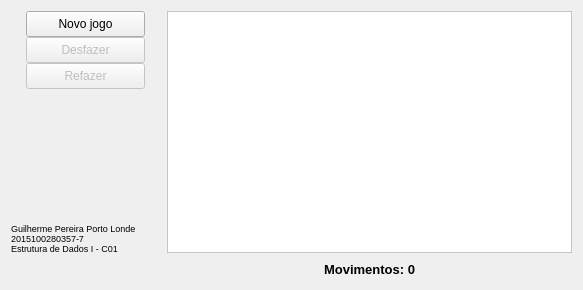
<?xml version="1.0" encoding="UTF-8"?>
<ui version="4.0">
 <class>MainWindow</class>
 <widget class="QMainWindow" name="MainWindow">
  <property name="geometry">
   <rect>
    <x>0</x>
    <y>0</y>
    <width>583</width>
    <height>290</height>
   </rect>
  </property>
  <property name="minimumSize">
   <size>
    <width>583</width>
    <height>290</height>
   </size>
  </property>
  <property name="maximumSize">
   <size>
    <width>16000</width>
    <height>16000</height>
   </size>
  </property>
  <property name="windowTitle">
   <string>Torres de Hanoi</string>
  </property>
  <widget class="QWidget" name="centralWidget">
   <layout class="QGridLayout" name="gridLayout_3">
    <item row="0" column="0" rowspan="2">
     <widget class="QWidget" name="widget_2" native="true">
      <property name="minimumSize">
       <size>
        <width>150</width>
        <height>0</height>
       </size>
      </property>
      <property name="maximumSize">
       <size>
        <width>150</width>
        <height>16777215</height>
       </size>
      </property>
      <layout class="QGridLayout" name="gridLayout_2">
       <property name="leftMargin">
        <number>0</number>
       </property>
       <property name="topMargin">
        <number>0</number>
       </property>
       <property name="rightMargin">
        <number>0</number>
       </property>
       <property name="bottomMargin">
        <number>0</number>
       </property>
       <property name="spacing">
        <number>0</number>
       </property>
       <item row="0" column="0">
        <layout class="QGridLayout" name="gridLayout">
         <property name="sizeConstraint">
          <enum>QLayout::SetMinAndMaxSize</enum>
         </property>
         <property name="verticalSpacing">
          <number>0</number>
         </property>
         <item row="1" column="0">
          <widget class="QPushButton" name="desfazer">
           <property name="enabled">
            <bool>false</bool>
           </property>
           <property name="minimumSize">
            <size>
             <width>119</width>
             <height>26</height>
            </size>
           </property>
           <property name="maximumSize">
            <size>
             <width>119</width>
             <height>26</height>
            </size>
           </property>
           <property name="text">
            <string>Desfazer</string>
           </property>
          </widget>
         </item>
         <item row="2" column="0">
          <widget class="QPushButton" name="refazer">
           <property name="enabled">
            <bool>false</bool>
           </property>
           <property name="minimumSize">
            <size>
             <width>119</width>
             <height>26</height>
            </size>
           </property>
           <property name="maximumSize">
            <size>
             <width>119</width>
             <height>26</height>
            </size>
           </property>
           <property name="text">
            <string>Refazer</string>
           </property>
          </widget>
         </item>
         <item row="0" column="0">
          <widget class="QPushButton" name="novoJogo">
           <property name="minimumSize">
            <size>
             <width>119</width>
             <height>26</height>
            </size>
           </property>
           <property name="maximumSize">
            <size>
             <width>119</width>
             <height>26</height>
            </size>
           </property>
           <property name="text">
            <string>Novo jogo</string>
           </property>
          </widget>
         </item>
        </layout>
       </item>
       <item row="1" column="0">
        <spacer name="verticalSpacer">
         <property name="orientation">
          <enum>Qt::Vertical</enum>
         </property>
         <property name="sizeHint" stdset="0">
          <size>
           <width>20</width>
           <height>75</height>
          </size>
         </property>
        </spacer>
       </item>
       <item row="2" column="0">
        <widget class="QLabel" name="label">
         <property name="minimumSize">
          <size>
           <width>150</width>
           <height>81</height>
          </size>
         </property>
         <property name="maximumSize">
          <size>
           <width>150</width>
           <height>81</height>
          </size>
         </property>
         <property name="font">
          <font>
           <pointsize>7</pointsize>
          </font>
         </property>
         <property name="text">
          <string>Guilherme Pereira Porto Londe
2015100280357-7
Estrutura de Dados I - C01</string>
         </property>
        </widget>
       </item>
      </layout>
     </widget>
    </item>
    <item row="0" column="1">
     <widget class="QFrame" name="frame">
      <property name="minimumSize">
       <size>
        <width>400</width>
        <height>229</height>
       </size>
      </property>
      <property name="styleSheet">
       <string notr="true">QFrame{
background-color: white;
}</string>
      </property>
      <property name="frameShape">
       <enum>QFrame::StyledPanel</enum>
      </property>
      <property name="frameShadow">
       <enum>QFrame::Raised</enum>
      </property>
     </widget>
    </item>
    <item row="1" column="1">
     <widget class="QLabel" name="labelMovimentos">
      <property name="minimumSize">
       <size>
        <width>0</width>
        <height>20</height>
       </size>
      </property>
      <property name="maximumSize">
       <size>
        <width>16777215</width>
        <height>20</height>
       </size>
      </property>
      <property name="font">
       <font>
        <pointsize>10</pointsize>
        <weight>75</weight>
        <bold>true</bold>
       </font>
      </property>
      <property name="text">
       <string>Movimentos: 0</string>
      </property>
      <property name="alignment">
       <set>Qt::AlignCenter</set>
      </property>
     </widget>
    </item>
   </layout>
   <zorder>frame</zorder>
   <zorder>widget_2</zorder>
   <zorder>labelMovimentos</zorder>
  </widget>
  <widget class="QMenuBar" name="menuBar">
   <property name="geometry">
    <rect>
     <x>0</x>
     <y>0</y>
     <width>583</width>
     <height>21</height>
    </rect>
   </property>
  </widget>
 </widget>
 <layoutdefault spacing="6" margin="11"/>
 <resources/>
 <connections/>
</ui>
